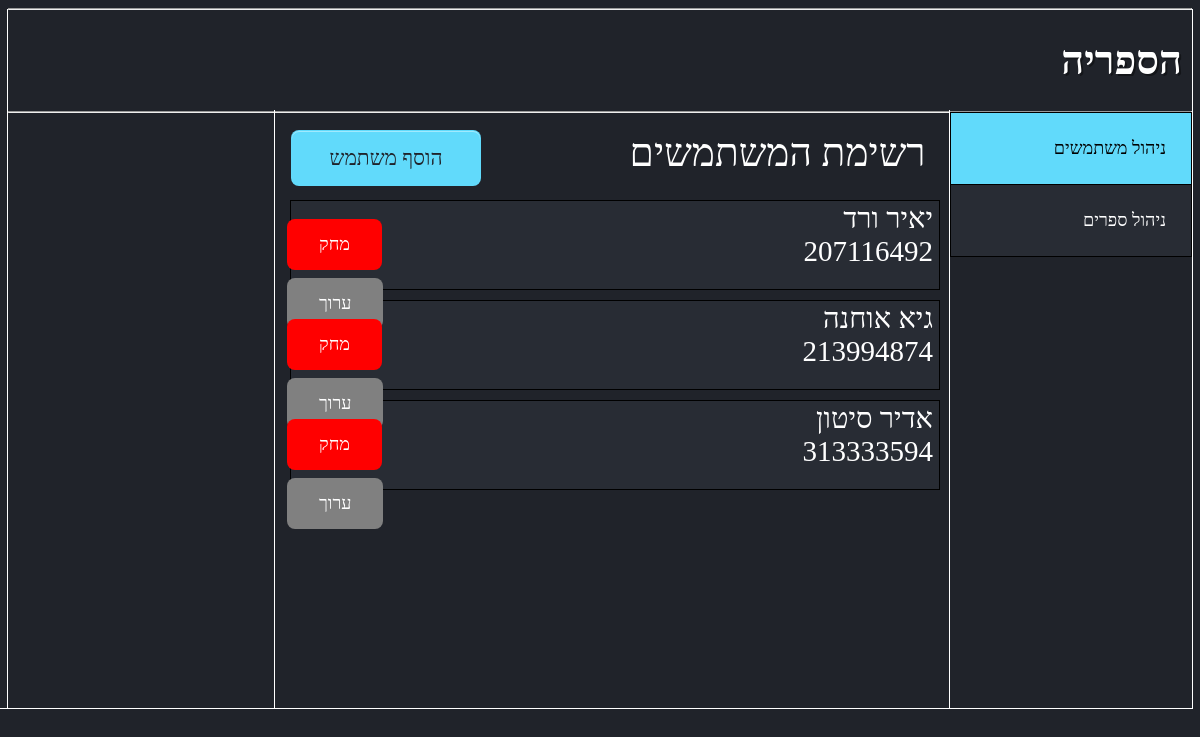
The app's page /, older data.
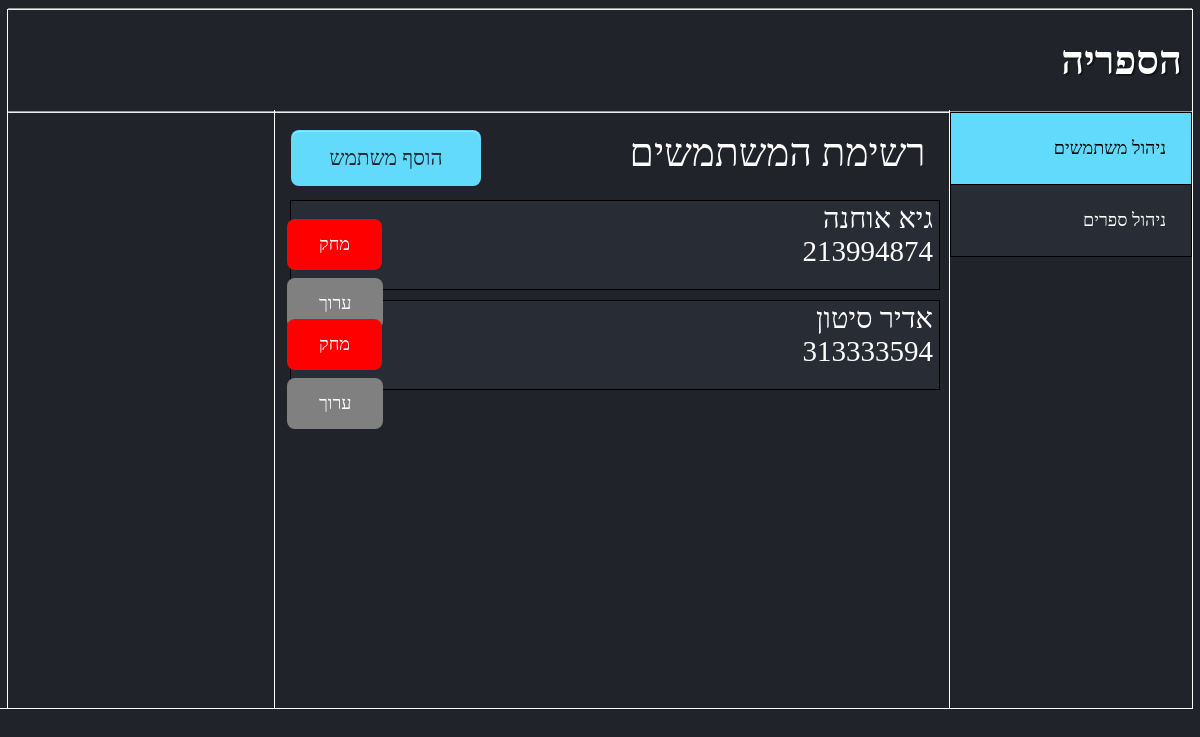
The same page, newer data.
### mylibrary/models.py (models this page shows, shortened)
class Person(models.Model):
    person_id = models.IntegerField(primary_key=True)
    first_name = models.CharField(max_length=100)
    last_name = models.CharField(max_length=100)

### mylibrary/views.py (the view)
# urls.py: path('',views.index, name = "index" ),
def index(request):
    books = Book.objects.all()
    persons = Person.objects.all()
    lends = Lend.objects.all()
    return render(request,"index.html",{"Books": books, "Persons": persons,"Lends": lends})

### mylibrary/templates/index.html (shortened to what this page needs)
<!DOCTYPE html>
<html lang="en">
    <head>
		{% load static %}
		<link rel = "stylesheet" href = {% static 'CSS\mystyle.css' %} >
    </head>
        <body bgcolor = "#20232a">
        <hr>
        <h1 class = "title">&nbsp;הספריה <h1>
        <hr>
        <h1 class = "layout">
            <h1 class = "vline1"><h1>
            <h1 class = "vline2"><h1>
            <h1 class = "bottomline"><h1>
            <h1 class = "vline3"><h1>
            <h1 class = "vline4"><h1>
        <h1>
        <div id="container1">
            <button data-page="container2" class="button" id = "button1" style="vertical-align:middle"><span>ניהול משתמשים </span></button>
            <button data-page="container3" class= "button" id = "button2"style="vertical-align:middle"><span>ניהול ספרים </span></button>
        </div>
        <div id="container2" style= "color: white;">
            &nbsp;            רשימת המשתמשים
            <a href="/add_person"><button class="add_person_btn" ><span> הוסף משתמש</span></button></a>
            <br>
            {% for person in Persons %}
                <div class="">
                    <h2 id = "person_buttons">
                        <button class="delete_button" onclick = "confirmDelete({{person.person_id}})"><span>מחק</span></button>
                        <a href="/update_person/{{person.person_id}}"><button class="update_button" ><span>ערוך</span></button></a>
                    </h2>
                    <div class = "classsome">
                    <button data-page="container_person{{person.person_id}}" id ="button_person"><span>{{ person.first_name}} {{person.last_name}}
                        <br>
                        {{person.person_id}}
                    </span>
                    </button>
                    </div>
                </div>
            {% endfor %}
        </div>
    </body>
</html>

Row changes from the older to the newer data that the page shows:
removed Person: first_name "יאיר", last_name "ורד", person_id "207116492"
